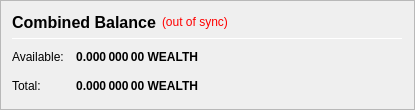
                       <widget class="QFrame" name="frame_CombinedBalances">
                        <property name="sizePolicy">
                         <sizepolicy hsizetype="Fixed" vsizetype="Fixed">
                          <horstretch>0</horstretch>
                          <verstretch>0</verstretch>
                         </sizepolicy>
                        </property>
                        <property name="minimumSize">
                         <size>
                          <width>415</width>
                          <height>110</height>
                         </size>
                        </property>
                        <property name="maximumSize">
                         <size>
                          <width>415</width>
                          <height>110</height>
                         </size>
                        </property>
                        <property name="baseSize">
                         <size>
                          <width>415</width>
                          <height>110</height>
                         </size>
                        </property>
                        <property name="frameShape">
                         <enum>QFrame::StyledPanel</enum>
                        </property>
                        <property name="frameShadow">
                         <enum>QFrame::Raised</enum>
                        </property>
                        <layout class="QVBoxLayout" name="verticalLayout_5">
                         <item>
                          <layout class="QHBoxLayout" name="horizontalLayout_5" stretch="0,0,0">
                           <item>
                            <widget class="QLabel" name="label_5z">
                             <property name="minimumSize">
                              <size>
                               <width>0</width>
                               <height>20</height>
                              </size>
                             </property>
                             <property name="font">
                              <font>
                               <pointsize>12</pointsize>
                               <weight>75</weight>
                               <bold>true</bold>
                              </font>
                             </property>
                             <property name="toolTip">
                              <string>Combined Balance (including unconfirmed and immature coins)</string>
                             </property>
                             <property name="text">
                              <string>Combined Balance</string>
                             </property>
                            </widget>
                           </item>
                           <item>
                            <widget class="QLabel" name="labelWalletStatus">
                             <property name="cursor">
                              <cursorShape>WhatsThisCursor</cursorShape>
                             </property>
                             <property name="toolTip">
                              <string>The displayed information may be out of date. Your wallet automatically synchronizes with the WealthSilo network after a connection is established, but this process has not completed yet.</string>
                             </property>
                             <property name="styleSheet">
                              <string notr="true">QLabel { color: red; }</string>
                             </property>
                             <property name="text">
                              <string notr="true">(out of sync)</string>
                             </property>
                             <property name="alignment">
                              <set>Qt::AlignLeading|Qt::AlignLeft|Qt::AlignVCenter</set>
                             </property>
                            </widget>
                           </item>
                           <item>
                            <spacer name="horizontalSpacer_1">
                             <property name="orientation">
                              <enum>Qt::Horizontal</enum>
                             </property>
                             <property name="sizeHint" stdset="0">
                              <size>
                               <width>40</width>
                               <height>20</height>
                              </size>
                             </property>
                            </spacer>
                           </item>
                          </layout>
                         </item>
                         <item>
                          <widget class="Line" name="line_CombinedBalance">
                           <property name="minimumSize">
                            <size>
                             <width>0</width>
                             <height>1</height>
                            </size>
                           </property>
                           <property name="maximumSize">
                            <size>
                             <width>16777215</width>
                             <height>1</height>
                            </size>
                           </property>
                           <property name="orientation">
                            <enum>Qt::Horizontal</enum>
                           </property>
                          </widget>
                         </item>
                         <item>
                          <spacer name="verticalSpacer_8">
                           <property name="orientation">
                            <enum>Qt::Vertical</enum>
                           </property>
                           <property name="sizeType">
                            <enum>QSizePolicy::Fixed</enum>
                           </property>
                           <property name="sizeHint" stdset="0">
                            <size>
                             <width>20</width>
                             <height>5</height>
                            </size>
                           </property>
                          </spacer>
                         </item>
                         <item>
                          <layout class="QGridLayout" name="gridLayout_3">
                           <property name="spacing">
                            <number>12</number>
                           </property>
                           <item row="1" column="0">
                            <widget class="QLabel" name="labelBalanceTextz">
                             <property name="text">
                              <string>Available:</string>
                             </property>
                            </widget>
                           </item>
                           <item row="1" column="1">
                            <widget class="QLabel" name="labelBalancez">
                             <property name="font">
                              <font>
                               <weight>75</weight>
                               <bold>true</bold>
                              </font>
                             </property>
                             <property name="cursor">
                              <cursorShape>IBeamCursor</cursorShape>
                             </property>
                             <property name="toolTip">
                              <string>Your current spendable balance</string>
                             </property>
                             <property name="text">
                              <string notr="true">0.000 000 00 WEALTH</string>
                             </property>
                             <property name="alignment">
                              <set>Qt::AlignRight|Qt::AlignTrailing|Qt::AlignVCenter</set>
                             </property>
                             <property name="textInteractionFlags">
                              <set>Qt::LinksAccessibleByMouse|Qt::TextSelectableByKeyboard|Qt::TextSelectableByMouse</set>
                             </property>
                            </widget>
                           </item>
                           <item row="2" column="0">
                            <widget class="QLabel" name="labelTotalTextz">
                             <property name="text">
                              <string>Total:</string>
                             </property>
                            </widget>
                           </item>
                           <item row="2" column="1">
                            <widget class="QLabel" name="labelTotalz">
                             <property name="font">
                              <font>
                               <weight>75</weight>
                               <bold>true</bold>
                              </font>
                             </property>
                             <property name="cursor">
                              <cursorShape>IBeamCursor</cursorShape>
                             </property>
                             <property name="toolTip">
                              <string>Total Balance, including all unavailable coins.</string>
                             </property>
                             <property name="text">
                              <string notr="true">0.000 000 00 WEALTH</string>
                             </property>
                             <property name="alignment">
                              <set>Qt::AlignRight|Qt::AlignTrailing|Qt::AlignVCenter</set>
                             </property>
                             <property name="textInteractionFlags">
                              <set>Qt::LinksAccessibleByMouse|Qt::TextSelectableByKeyboard|Qt::TextSelectableByMouse</set>
                             </property>
                            </widget>
                           </item>
                           <item row="2" column="3">
                            <spacer name="horizontalSpacer_2">
                             <property name="orientation">
                              <enum>Qt::Horizontal</enum>
                             </property>
                             <property name="sizeHint" stdset="0">
                              <size>
                               <width>40</width>
                               <height>20</height>
                              </size>
                             </property>
                            </spacer>
                           </item>
                          </layout>
                         </item>
                         <item>
                          <spacer name="verticalSpacer_1">
                           <property name="orientation">
                            <enum>Qt::Vertical</enum>
                           </property>
                           <property name="sizeHint" stdset="0">
                            <size>
                             <width>20</width>
                             <height>40</height>
                            </size>
                           </property>
                          </spacer>
                         </item>
                        </layout>
                       </widget>
